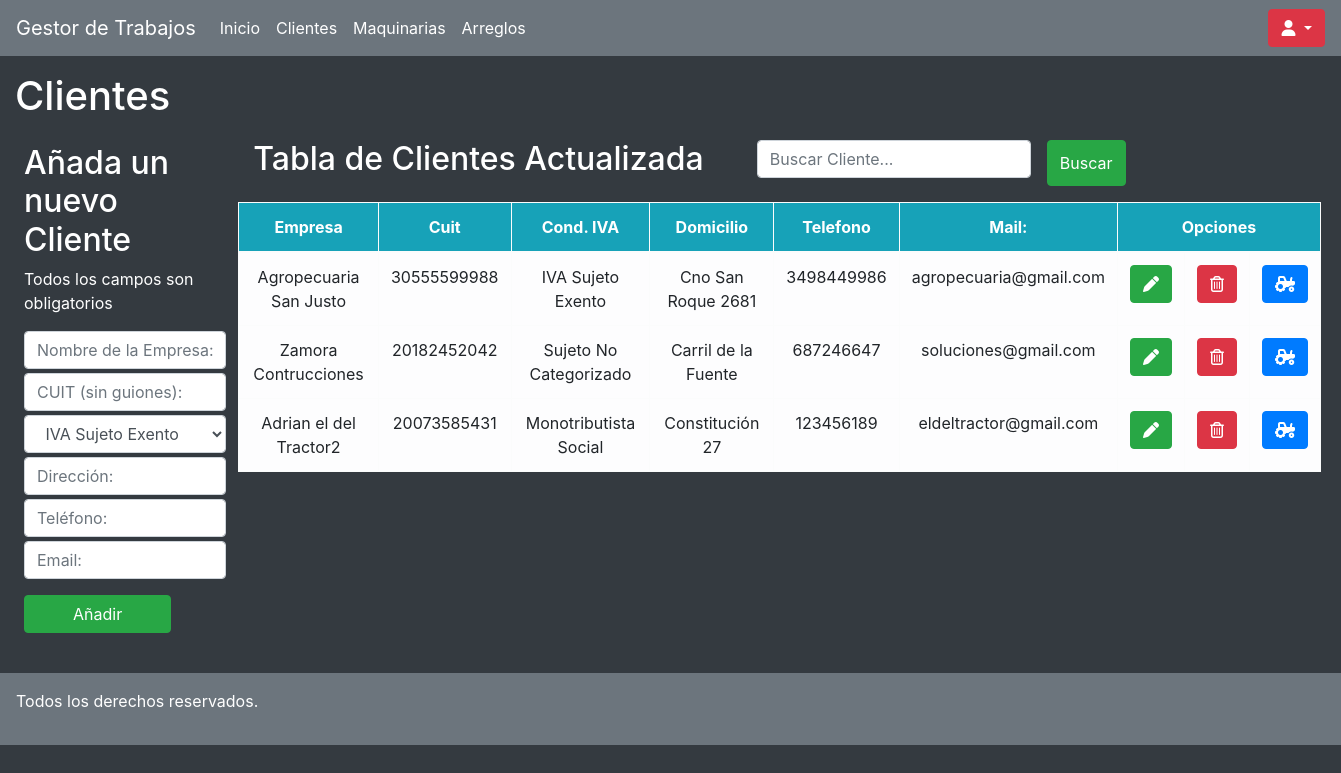
The app's page /clientes/listado/ (signed in), older data.
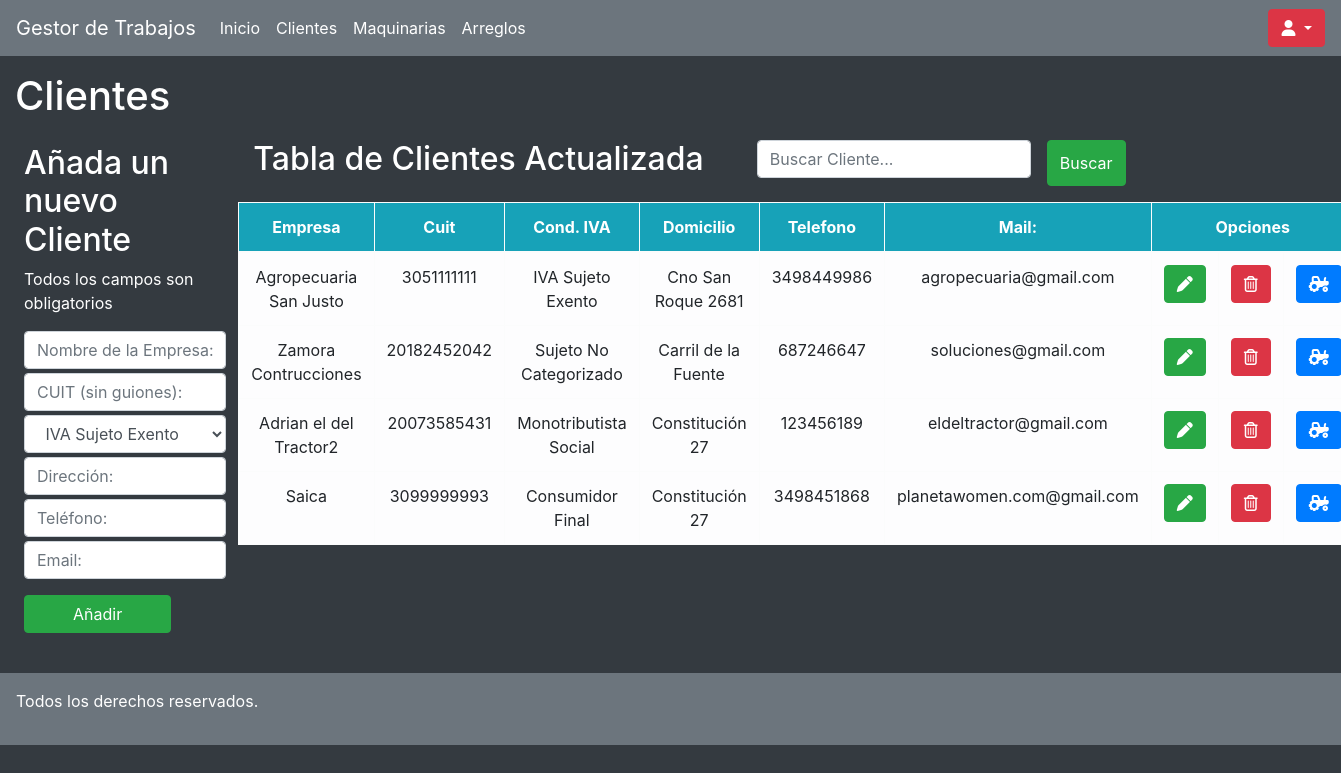
The same page, newer data.
### clientes/models.py (models this page shows, shortened)
class Clientes(models.Model):
    empresa = models.CharField(max_length=50,null=True,blank=True)
    condicion_iva = models.CharField(max_length=30)
    telefono = models.IntegerField(null=True,blank=True)
    domicilio = models.CharField(max_length=100)
    mail = models.EmailField(null=True,blank=True)
    cuit = models.IntegerField()

### clientes/views.py (the view)
# urls.py: path('listado/', clientes, name='clientes'),
@login_required
def clientes(request):
    abuscar = request.GET.get("clientebuscado")
    cliente = Clientes.objects.all()
    if abuscar:
        cliente = Clientes.objects.filter(
            Q(empresa__icontains = abuscar) |
            Q(cuit__icontains = abuscar) |
            Q(domicilio__icontains = abuscar)
        ).distinct()
    return render(request, 'clientes.html', {"clientes":cliente})

### clientes/templates/clientes.html (shortened to what this page needs)
{% extends "./base.html" %}
{% block body%}
<div class="col-12">
    <h1 class="mt-3 text-white">Clientes</h1>
</div>
<div class="row m-3">
    <div class="col-2 p-2 text-white">
        <h2>Añada un nuevo Cliente</h2>
        <p class="warning">Todos los campos son obligatorios</p>
        <form action="../add/" class="form-group" method="POST">
            <input type="text" name="empresa" class="form-control mt-1" placeholder="Nombre de la Empresa:">
            <input type="number" name="cuit" class="form-control mt-1" placeholder="CUIT (sin guiones):">
            <select class="form-control my-1" aria-label=".form-select-sm example" name="iva" id="">
                <option value="IVA Sujeto Exento">&nbsp;IVA Sujeto Exento</option>
            </select>
            <input type="text" name="domicilio" class="form-control mt-1" placeholder="Dirección:">
            <input type="number" name="telefono" class="form-control mt-1" placeholder="Teléfono:">
            <input type="text" name="mail" class="form-control mt-1" placeholder="Email:">
            <button class="btn btn-success aling-center px-5 mt-3">Añadir</button>
        </form>
    </div>
    <div class="col-10 p-1">
        <div class="d-flex justify-content-md-between mb-3 col-10">
            <h2 class="text-white">Tabla de Clientes Actualizada</h2>
            <form class="d-flex justify-content-end" method="GET">
                <input class="form-control me-2" type="search" name="clientebuscado" placeholder="Buscar Cliente..." aria-label="Search" value={{request.GET.clientebuscado}}>
                <button class="btn btn-success ml-3" type="submit">Buscar</button>
            </form>
        </div>
        <table class="table text-center table-bordered table-light table-hover">
            <thead class="bg-info text-white">
                <tr>
                    <th>Empresa</th>
                    <th>Cuit</th>
                    <th>Cond. IVA</th>
                    <th>Domicilio</th>
                    <th>Telefono</th>
                    <th >Mail:</th>
                    <th colspan="3" class="col-1">Opciones</th>
                </tr>
            </thead>
            <tbody class="">
                {% for clientes in clientes %}
                    <tr>
                        <td> {{ clientes.empresa}} </td>
                        <td> {{ clientes.cuit}} </td>
                        <td> {{ clientes.condicion_iva}} </td>
                        <td> {{ clientes.domicilio}} </td>
                        <td> {{ clientes.telefono}} </td>
                        <td> {{ clientes.mail}} </td>
                        <td><a href="{% url 'edit' clientes.id %}" class="btn btn-success"><i class="fas fa-pen"></i></a></td>
                        <td><a href="{% url 'delete' clientes.id %}" class="btn btn-danger"><i class="far fa-trash-alt"></i></a></td>
                        <td><a href="../maquinarias-cliente/{{clientes.id}}" class="btn btn-primary"><i class="fas fa-tractor"></i></a></td>
                    </tr>
                {% endfor %}
            </tbody>
        </table>
    </div>
</div>
{%endblock%}

Row changes from the older to the newer data that the page shows:
changed Clientes "Agropecuaria San Justo": cuit "30555599988" → "3051111111"
added Clientes: empresa "Saica", cuit "3099999993", condicion_iva "Consumidor Final", domicilio "Constitución 27", telefono "3498451868", mail "planetawomen.com@gmail.com"
